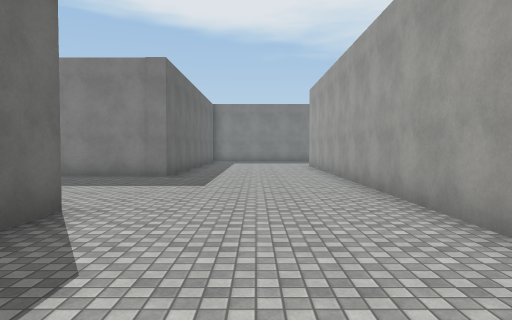
view 1 (above)

18 first-person views from a walk through a 3-D level made in the Unity game engine. The camera is 1.5 m above the floor, tilts 2° down and sees 70° across. The floor is counted in squares, 2 m on a side. Each view is taken from the middle of a square. On the plan, view 1 faces up. The plan holds only what a view shows up to about 11 squares ahead; the rest is blank. The place goes on beyond the plan. The player is left out. Surface patterns are stand-ins for the level's own textures.

view 2
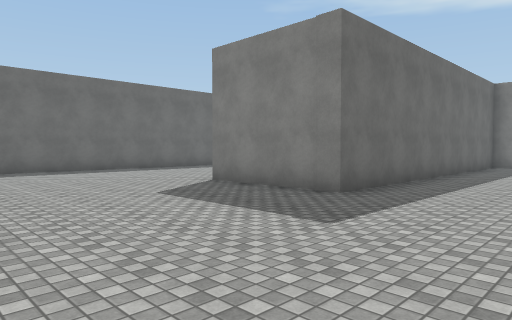

view 3
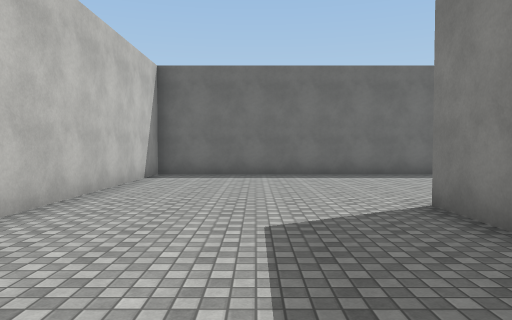

view 4
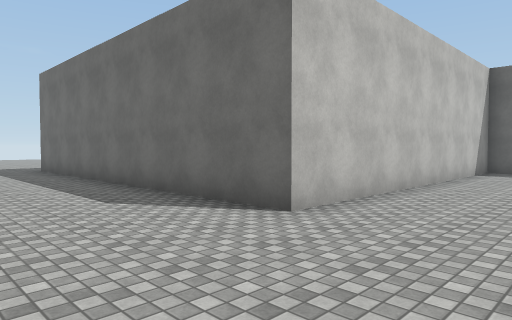

view 5
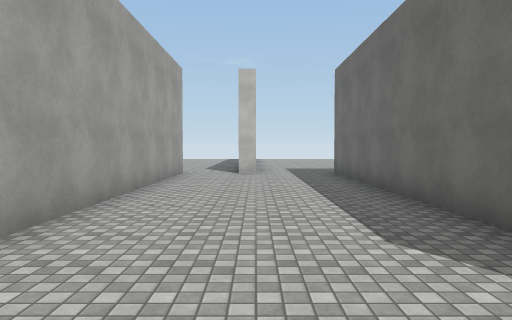

view 6
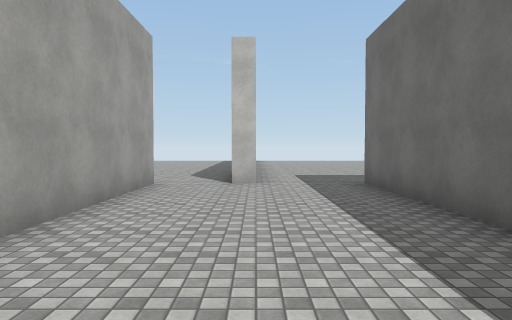

view 7
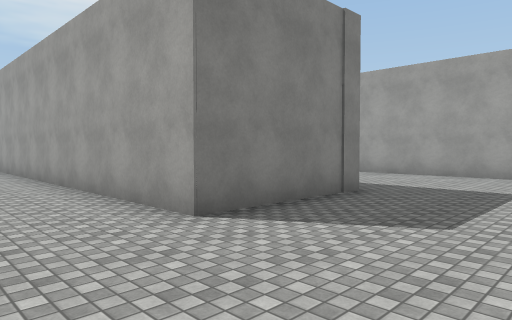

view 8
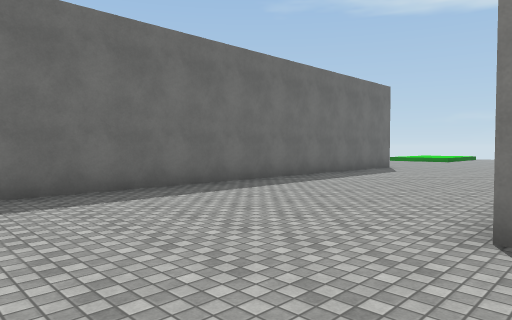

view 9
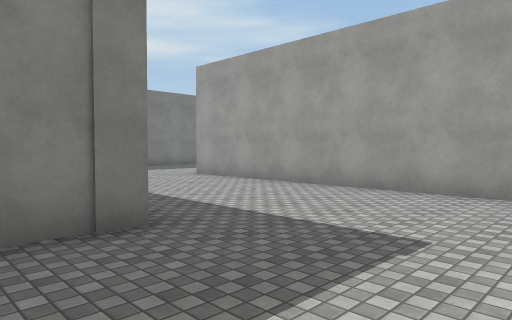

view 10
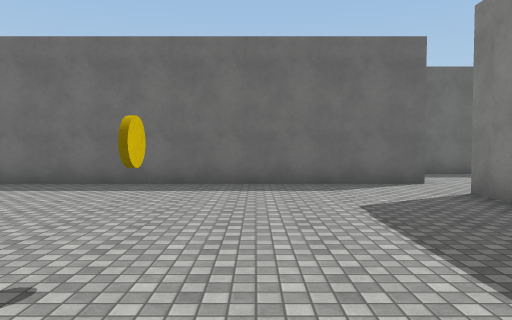

view 11
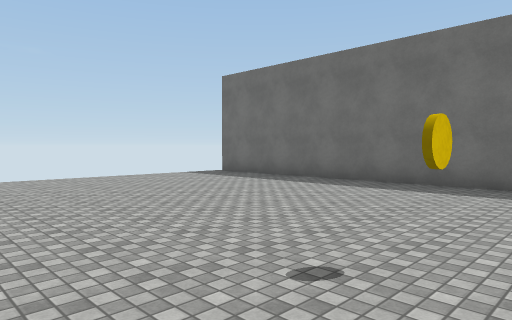

view 12
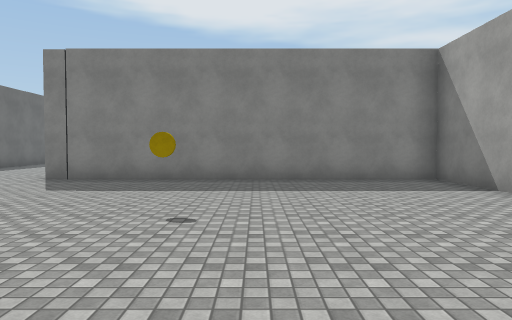

view 13
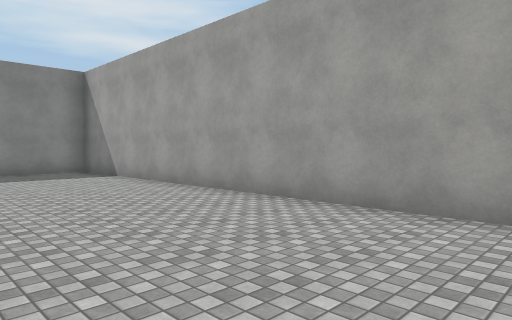

view 14
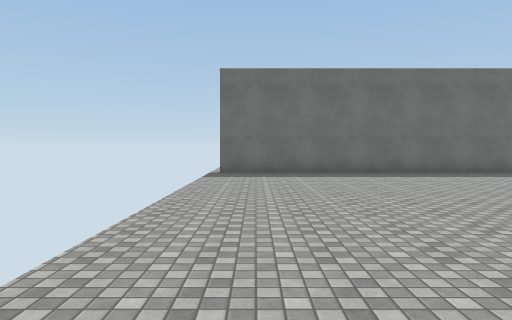

view 15
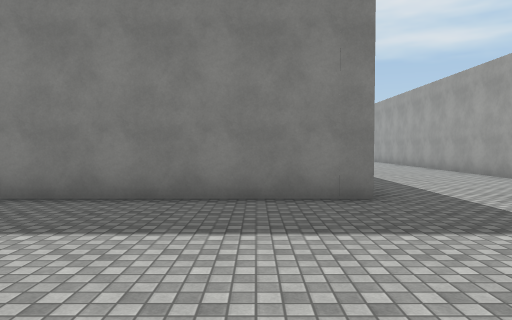

view 16
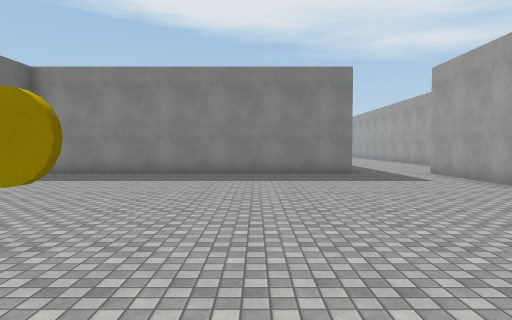

view 17
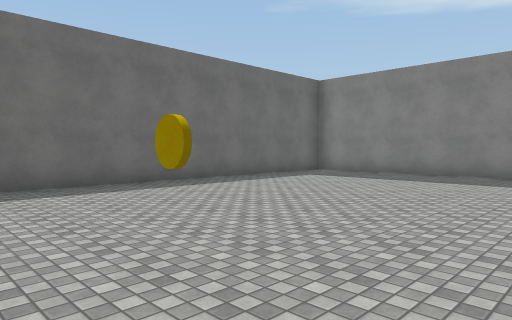

view 18
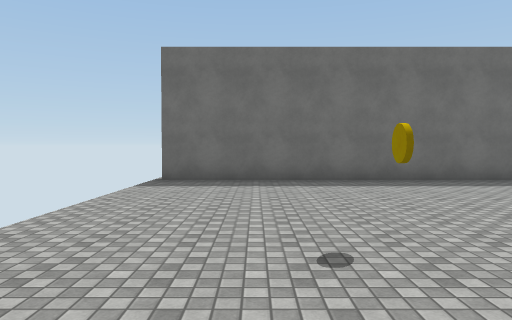

### Floor plan
Points are (right, up) in squares from view 1. A wall is a line through its corners. A room is listed if a view was taken in it or the views show most of it. See-through windows are left out.
Room 1 (views 1, 2, 3, 4, 5, 6, 7, 8, 9)
walls: (-2.3, 13.5) (-2.3, 9.3) (-5.7, 9.3) (-5.7, 13.5); (-11.1, 13.5) (-11.1, 4.3) (-2.3, 4.3) (-2.3, -5.7); (2.1, -4.5) (2.1, 13.5); (0, -5.5) (0.5, -5.5)
ways out: opening at (1, -5) to room 2; opening at (-1, -6) to room 3
Room 2 (views 10, 11, 12, 13, 14)
walls: (11.2, -16.4) (11.2, -5.7) (2.1, -5.7) (2.1, -4.5); (0.5, -5.5) (0.5, -18.1)
ways out: opening at (1, -5) to room 1; gap at (0, -18) to room 3
Room 3 (views 15, 16, 17, 18)
walls: (0, -8.9) (0, -5.5); (-2.3, -5.7) (-10.9, -5.7); (-11.1, -7.6) (-11.1, -18.1)
ways out: opening at (-1, -6) to room 1; gap at (0, -18) to room 2; gap at (-11, -18)

Positions as (right, up) in squares from view 1, and headings:
1: (0, 0), facing up
2: (1, 4), facing up-left
3: (-1, 7), facing left
4: (1, 7), facing down-left
5: (0, 5), facing down
6: (0, 2), facing down
7: (-8, 6), facing up-right
8: (-5, 6), facing up-left
9: (-4, 6), facing up-right
10: (8, -9), facing left
11: (8, -9), facing down-left
12: (7, -14), facing up
13: (7, -17), facing up-right
14: (11, -17), facing left
15: (-4, -11), facing up
16: (-5, -16), facing up
17: (-4, -16), facing up-left
18: (-3, -16), facing left
